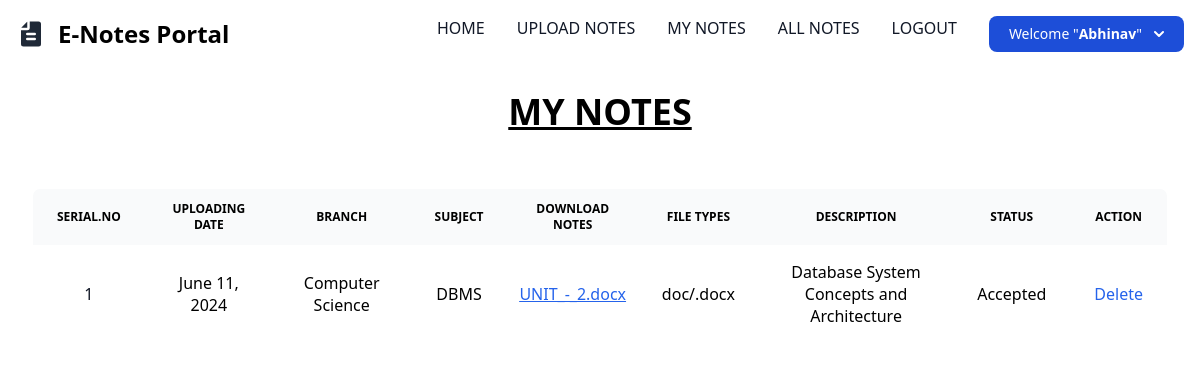
The page /view_mynotes (signed in) on the database its author committed.
### NOTES/models.py (models this page shows, shortened)
class UploadedNotes(models.Model):
    user = models.ForeignKey(User,on_delete=models.CASCADE)
    uploadingdate = models.DateField(auto_now_add=True)
    branch = models.CharField(max_length=100)
    subject = models.CharField(max_length=100)
    notesfile = models.FileField()
    filetype = models.CharField(max_length=50)
    description = models.TextField()
    status = models.CharField(max_length=20)

### NOTES/views.py (the view)
# urls.py: path('view_mynotes', views.view_mynotes,name='view_mynotes'),
def view_mynotes(request):
    if not request.user.is_authenticated:
        return redirect('userlogin')
    user = User.objects.get(id=request.user.id)
    notes = UploadedNotes.objects.filter(user = user)
    d = {'notes': notes}
    return render(request,'view_mynotes.html',d)

### NOTES/templates/view_mynotes.html
{% include  "user_nav.html" %}
{% load static tailwind_tags %}
{% block body %}
{% tailwind_css %}
<div class="p-6">
<h2 class="text-4xl font-bold dark:text-gray-900 text-center"><U>MY NOTES</U></h2>
</div>
<div class="p-8 overflow-auto relative">
    <table class="w-full border-collapse border outline outline-1 outline-gray-400 overflow-hidden text-center rounded-lg">
        <thead class="text-xs text-gray-700 uppercase bg-gray-50 dark:bg-gray-700 dark:text-gray-400">
            <tr>
                <th scope="col" class="px-6 py-3">
                    Serial.No
                </th>
                <th scope="col" class="px-6 py-3">
                    Uploading Date
                </th>
                <th scope="col" class="px-6 py-3">
                    Branch
                </th>
                <th scope="col" class="px-6 py-3">
                    Subject
                </th>
                <th scope="col" class="px-6 py-3">
                    Download Notes
                </th>
                <th scope="col" class="px-6 py-3">
                    File Types
                </th>
                <th scope="col" class="px-6 py-3">
                    Description
                </th>
                <th scope="col" class="px-6 py-3">
                    Status
                </th>
                <th scope="col" class="px-6 py-3">
                    Action
                </th>
            </tr>
        </thead>
        {% for i in notes %}
        <tbody>
            <tr class="odd:bg-white odd:dark:bg-gray-900 even:bg-gray-50 even:dark:bg-gray-800 border-b dark:border-gray-900">
                <th scope="row" class="px-6 py-4 font-medium text-gray-900 whitespace-nowrap dark:text-gray-900">
                    {{forloop.counter}}
                </th>
                <td class="px-6 py-4">
                    {{i.uploadingdate}}
                </td>
                <td class="px-6 py-4">
                    {{i.branch}}
                </td>
                <td class="px-6 py-4">
                    {{i.subject}}
                </td>
                <td class="font-medium text-blue-600 dark:text-blue-500 hover:underline">
                    <u><a href="{{i.notesfile.url}}"download>
                    {{i.notesfile}}</u></a>
                </td>
                <td class="px-6 py-4">
                    {{i.filetype}}
                </td>
                <td class="px-6 py-4">
                    {{i.description}}
                </td>
                <td class="px-6 py-4">
                    {{i.status}}
                </td>
                <td class="px-6 py-4">
                    <a href="{% url 'delete_mynotes' i.id %}" onclick="return confirm('Are you sure ?')" class="font-medium text-blue-600 dark:text-blue-500 hover:underline">Delete</a>
                </td>
            </tr>
        </tbody>
            {% endfor %}
    </table>
</div>
{% endblock body%}

### NOTES/templates/user_nav.html (shortened to what this page needs)
{% load static tailwind_tags%}
{% tailwind_css%}
<html>
    <head>
    </head>
    <body>
<nav class="bg-white border-gray-200 dark:bg-gray-900">
    <div class="max-w-screen-xl flex flex-wrap items-center justify-between mx-auto p-4">
      <a href="https://flowbite.com/" class="flex items-center space-x-3 rtl:space-x-reverse">
          <span class="self-center text-2xl font-bold whitespace-nowrap dark:text-white">E-Notes Portal</span>
      </a>
      <div class="hidden w-full md:block md:w-auto active:text-blue-700" id="navbar-default">
        <ul class="font-medium flex flex-col p-4 md:p-0 mt-4 border border-gray-100 rounded-lg bg-gray-50 md:flex-row md:space-x-8 rtl:space-x-reverse md:mt-0 md:border-0 md:bg-white dark:bg-gray-800 md:dark:bg-gray-900 dark:border-gray-700">
          <li>
            <a href="/profile" class="block py-2 px-3 text-gray-900 rounded hover:bg-gray-100 md:hover:bg-transparent md:border-0 md:hover:text-blue-700 md:p-0 dark:text-white md:dark:hover:text-blue-500 dark:hover:bg-gray-700 dark:hover:text-white md:dark:hover:bg-transparent">HOME</a>
          </li>
          <li>
            <a href="/upload_notes" class="block py-2 px-3 text-gray-900 rounded hover:bg-gray-100 md:hover:bg-transparent md:border-0 md:hover:text-blue-700 md:p-0 dark:text-white md:dark:hover:text-blue-500 dark:hover:bg-gray-700 dark:hover:text-white md:dark:hover:bg-transparent">UPLOAD NOTES</a>
          </li>
          <li>
            <a href="/view_mynotes" class="block py-2 px-3 text-gray-900 rounded hover:bg-gray-100 md:hover:bg-transparent md:border-0 md:hover:text-blue-700 md:p-0 dark:text-white md:dark:hover:text-blue-500 dark:hover:bg-gray-700 dark:hover:text-white md:dark:hover:bg-transparent">MY NOTES</a>
          </li>
          <li>
            <a href="/uview_allnotes" class="block py-2 px-3 text-gray-900 rounded hover:bg-gray-100 md:hover:bg-transparent md:border-0 md:hover:text-blue-700 md:p-0 dark:text-white md:dark:hover:text-blue-500 dark:hover:bg-gray-700 dark:hover:text-white md:dark:hover:bg-transparent">ALL NOTES</a>
          </li>
          <li>
            <a href="/Logout" class="block py-2 px-3 text-gray-900 rounded hover:bg-gray-100 md:hover:bg-transparent md:border-0 md:hover:text-blue-700 md:p-0 dark:text-white md:dark:hover:text-blue-500 dark:hover:bg-gray-700 dark:hover:text-white md:dark:hover:bg-transparent">LOGOUT</a>
          </li>
          <button id="dropdownDefaultButton" data-dropdown-toggle="dropdown" class="text-white bg-blue-700 hover:bg-blue-800 focus:ring-4 focus:outline-none focus:ring-blue-300 font-medium rounded-lg text-sm px-5 py-2 text-center inline-flex items-center dark:bg-blue-600 dark:hover:bg-blue-700 dark:focus:ring-blue-800" type="button">Welcome "<strong>{{request.user.first_name}}</strong>"<svg class="w-2.5 h-2.5 ms-3" aria-hidden="true" xmlns="http://www.w3.org/2000/svg" fill="none" viewBox="0 0 10 6">
          <path stroke="currentColor" stroke-linecap="round" stroke-linejoin="round" stroke-width="2" d="m1 1 4 4 4-4"/>
          </svg>
          </button>
        </ul>
      </div>
    </div>
  </nav>
</body>
  </html>

### rows shown on the page
UploadedNotes: uploadingdate "June 11, 2024", branch "Computer Science", subject "DBMS", notesfile "UNIT_-_2.docx", filetype "doc/.docx", description "Database System Concepts and Architecture", status "Accepted"

### other values the page prints
{{ request.user.first_name }} "Abhinav"
